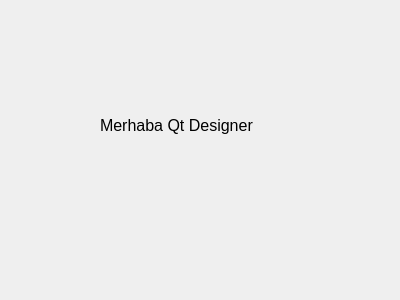
<?xml version="1.0" encoding="UTF-8"?>
<ui version="4.0">
 <class>Form</class>
 <widget class="QWidget" name="Form">
  <property name="geometry">
   <rect>
    <x>0</x>
    <y>0</y>
    <width>400</width>
    <height>300</height>
   </rect>
  </property>
  <property name="windowTitle">
   <string>Qt Designer Example</string>
  </property>
  <widget class="QLabel" name="label">
   <property name="geometry">
    <rect>
     <x>100</x>
     <y>100</y>
     <width>221</width>
     <height>51</height>
    </rect>
   </property>
   <property name="font">
    <font>
     <pointsize>12</pointsize>
    </font>
   </property>
   <property name="text">
    <string>Merhaba Qt Designer</string>
   </property>
  </widget>
 </widget>
 <resources/>
 <connections/>
</ui>
